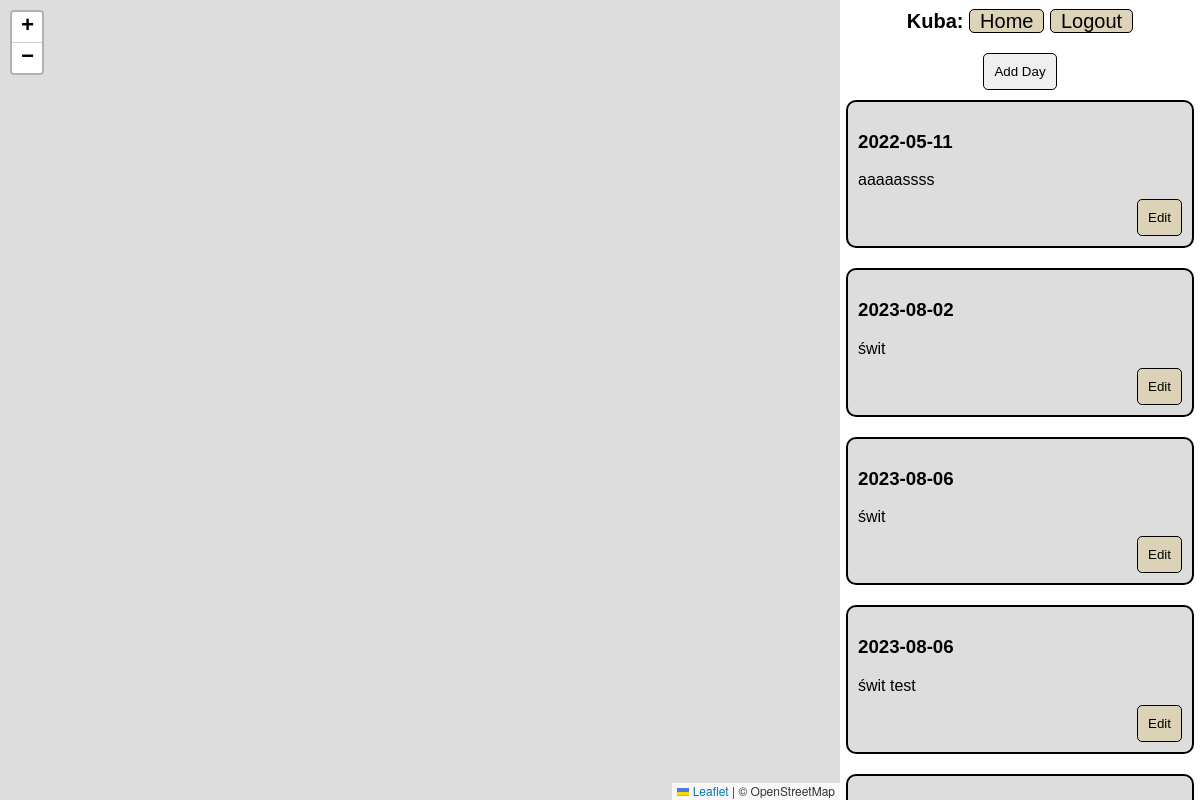
Page /adventure/1 (signed in) on the committed database.
### adventure/models.py (models this page shows)
class Day(models.Model):
    adventure = models.ForeignKey(Adventure, on_delete=models.CASCADE)
    description = models.CharField(max_length=5000)
    date = models.DateField()

### adventure/views.py (the view)
# urls.py: path('adventure/<int:id>', views.adventure, name='adventure'),
@login_required
def adventure(request, id):
    if request.user == Adventure.objects.get(pk = id).author:
        days = Day.objects.filter(adventure = id).order_by("date")
        d = Day.objects.get(pk=1)
        return render(request, 'adventure/adventure.html',{
            'id': id,
            'days': days,
            'new_day': NewDayForm(),
            'edit_day': EditDayForm(),
        })
    return render(request, 'adventure/layout.html', {
        'message': "Permision Denied!",
    })

### adventure/templates/adventure/adventure.html (shortened to what this page needs)
{% extends "adventure/layout.html"%}
{% load static %}
{% block body %}
    <div class="add-day">
        <button type="button" id="show-add-day-form">Add Day</button>
    </div>
    {% for day in days %}
        <div class="adv-item">
            <h3>{{ day.date|date:"Y-m-d" }}</h3>
            <span>{{ day.description }}</span>
            <button type="button" class="add" data-id="{{day.id}}" >Edit</button>
        </div>
    {% empty %}
        <span> No days yet. </span>
    {% endfor %}
{% endblock %}

### adventure/templates/adventure/layout.html (shortened to what this page needs)
{% load static %}
<!DOCTYPE html>
<html lang="en">
    <head lang="en">
        <link rel='stylesheet' href="{% static 'adventure/style.css' %}">
        <link rel="stylesheet" href="https://unpkg.com/leaflet@1.9.4/dist/leaflet.css"
/>
    </head>
    <body>
        <div id="map"></div>
        <div class="adv-contener">
                <div>
                    <nav class="nav">
                        {% if user.is_authenticated %}
                            <span style="font-weight: bold;">{{request.user.username|title}}:</span>
                        {% endif%}
                        <a href="{% url 'index' %}">Home</a>
                        {% if not user.is_authenticated %}
                            <a href="{% url 'register' %}">Register</a>
                            <a href="{% url 'login' %}">Login</a>
                        {% else %}
                            <a href="{% url 'logout' %}">Logout</a>
                        {% endif %}
                    </nav>
                </div>
                {% block body %}
                {% endblock %}
        </div>
    </body>
</html>

### adventure/static/adventure/style.css (style rules this page uses)
body { display: flex; flex-direction: column; justify-content: center; align-items: center; font-family: sans-serif; }
.nav { font-size:20px; text-align: center; margin-bottom: 20px; margin-top: 10px; }
.nav a { background-color: rgb(220, 211, 184); border: 1px solid black; text-decoration: none; color: black; border-radius: 5px; padding-left: 10px; padding-right: 10px; }
.add { width: fit-content; background-color:rgb(220, 211, 183); }
.add-day { margin-left: auto; margin-right: auto; }
.adv-item button { margin-left: auto; }
.adv-contener { position: fixed; height:100vh; width: 30vw; left:70% ; top:0; display: flex; flex-direction: column; align-items: center; }
.adv-item, .adv-form { width: 90%; display: flex; flex-direction: column; border: 2px solid black; margin: 10px; padding: 10px; white-space: pre-wrap; background-color: rgb(221, 221, 221); border-radius: 10px; }
.adv-item span { margin-bottom: 10px; }
#map { height:100vh; width: 70vw; position: fixed; left:0 ; top:0; }
button, .input-button, .adv-form > input[type='submit'] { width: fit-content; padding: 10px; border: 1px solid black; border-radius: 5px; font-weight: 500; margin-left: auto; }

### rows in the picture
Day: date "2022-05-11", description "aaaaassss"
Day: date "2023-08-02", description "świt"
Day: date "2023-08-06", description "świt"
Day: date "2023-08-06", description "świt test"

### other values in the picture
{{ request.user.username|title }} "Kuba"
